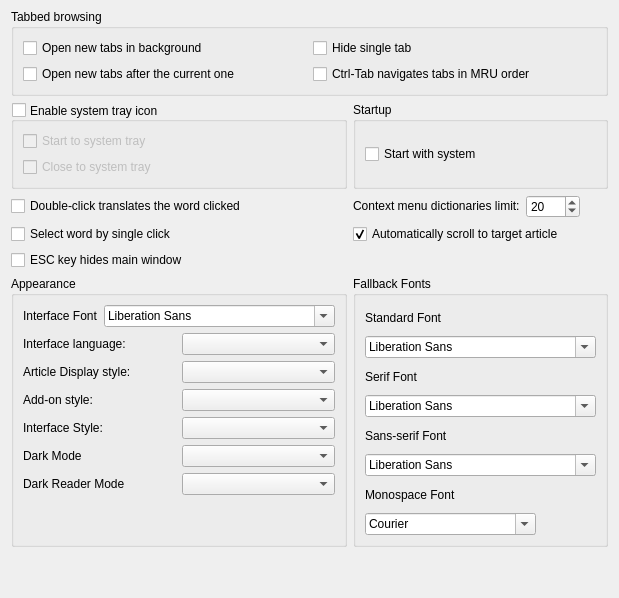
     <widget class="QWidget" name="tab_interface">
      <attribute name="icon">
       <iconset resource="../../resources.qrc">
        <normaloff>:/icons/interface.svg</normaloff>:/icons/interface.svg</iconset>
      </attribute>
      <attribute name="title">
       <string>&amp;Interface</string>
      </attribute>
      <layout class="QGridLayout" name="gridLayout_2">
       <property name="topMargin">
        <number>9</number>
       </property>
       <item row="2" column="0">
        <widget class="QCheckBox" name="doubleClickTranslates">
         <property name="text">
          <string>Double-click translates the word clicked</string>
         </property>
        </widget>
       </item>
       <item row="0" column="0" colspan="2">
        <widget class="QGroupBox" name="groupBox">
         <property name="title">
          <string>Tabbed browsing</string>
         </property>
         <layout class="QGridLayout" name="gridLayout_5">
          <item row="0" column="0">
           <widget class="QCheckBox" name="newTabsOpenInBackground">
            <property name="toolTip">
             <string>Normally, opening a new tab switches to it immediately.
With this on however, new tabs will be opened without
switching to them.</string>
            </property>
            <property name="text">
             <string>Open new tabs in background</string>
            </property>
           </widget>
          </item>
          <item row="1" column="0">
           <widget class="QCheckBox" name="newTabsOpenAfterCurrentOne">
            <property name="toolTip">
             <string>With this on, new tabs are opened just after the
current, active one. Otherwise they are added to
be the last ones.</string>
            </property>
            <property name="text">
             <string>Open new tabs after the current one</string>
            </property>
           </widget>
          </item>
          <item row="0" column="1">
           <widget class="QCheckBox" name="hideSingleTab">
            <property name="toolTip">
             <string>Select this option if you don't want to see the main tab bar when only a single tab is opened.</string>
            </property>
            <property name="text">
             <string>Hide single tab</string>
            </property>
           </widget>
          </item>
          <item row="1" column="1">
           <widget class="QCheckBox" name="mruTabOrder">
            <property name="toolTip">
             <string>MRU order: Most recently used order.</string>
            </property>
            <property name="text">
             <string>Ctrl-Tab navigates tabs in MRU order</string>
            </property>
           </widget>
          </item>
         </layout>
        </widget>
       </item>
       <item row="4" column="0">
        <widget class="QCheckBox" name="escKeyHidesMainWindow">
         <property name="toolTip">
          <string>Normally, pressing ESC key moves focus to the translation line.
With this on however, it will hide the main window.</string>
         </property>
         <property name="text">
          <string>ESC key hides main window</string>
         </property>
        </widget>
       </item>
       <item row="3" column="0">
        <widget class="QCheckBox" name="selectBySingleClick">
         <property name="toolTip">
          <string>Turn this option on if you want to select words by single mouse click</string>
         </property>
         <property name="text">
          <string>Select word by single click</string>
         </property>
        </widget>
       </item>
       <item row="1" column="1">
        <widget class="QGroupBox" name="groupBox_2">
         <property name="title">
          <string>Startup</string>
         </property>
         <layout class="QVBoxLayout" name="verticalLayout_2">
          <item>
           <widget class="QCheckBox" name="cbAutostart">
            <property name="toolTip">
             <string>Automatically starts GoldenDict after operation system bootup.</string>
            </property>
            <property name="text">
             <string>Start with system</string>
            </property>
           </widget>
          </item>
         </layout>
        </widget>
       </item>
       <item row="3" column="1">
        <widget class="QCheckBox" name="autoScrollToTargetArticle">
         <property name="toolTip">
          <string>Normally, clicking on a link, double-clicking on a word or looking up
selection in an article loads the translation and almost immediately
scrolls to the article from the same dictionary. With this option off,
however, the article from the topmost dictionary is shown.</string>
         </property>
         <property name="text">
          <string>Automatically scroll to target article</string>
         </property>
         <property name="checked">
          <bool>true</bool>
         </property>
        </widget>
       </item>
       <item row="1" column="0">
        <widget class="QGroupBox" name="enableTrayIcon">
         <property name="toolTip">
          <string>When enabled, an icon appears in the system tray area which can be used
to open main window and perform other tasks.</string>
         </property>
         <property name="title">
          <string>Enable system tray icon</string>
         </property>
         <property name="alignment">
          <set>Qt::AlignLeading|Qt::AlignLeft|Qt::AlignVCenter</set>
         </property>
         <property name="flat">
          <bool>false</bool>
         </property>
         <property name="checkable">
          <bool>true</bool>
         </property>
         <property name="checked">
          <bool>false</bool>
         </property>
         <layout class="QVBoxLayout" name="verticalLayout">
          <item>
           <widget class="QCheckBox" name="startToTray">
            <property name="toolTip">
             <string>With this on, the application starts directly to system tray without showing
its main window.</string>
            </property>
            <property name="text">
             <string>Start to system tray</string>
            </property>
           </widget>
          </item>
          <item>
           <widget class="QCheckBox" name="closeToTray">
            <property name="toolTip">
             <string>With this on, an attempt to close main window would hide it instead of closing
the application.</string>
            </property>
            <property name="text">
             <string>Close to system tray</string>
            </property>
           </widget>
          </item>
         </layout>
        </widget>
       </item>
       <item row="16" column="0" colspan="2">
        <spacer name="verticalSpacer">
         <property name="orientation">
          <enum>Qt::Vertical</enum>
         </property>
         <property name="sizeHint" stdset="0">
          <size>
           <width>20</width>
           <height>40</height>
          </size>
         </property>
        </spacer>
       </item>
       <item row="2" column="1">
        <layout class="QHBoxLayout" name="horizontalLayout_13">
         <item>
          <widget class="QLabel" name="maxDictsInContextMenuLabel">
           <property name="sizePolicy">
            <sizepolicy hsizetype="Preferred" vsizetype="Fixed">
             <horstretch>0</horstretch>
             <verstretch>0</verstretch>
            </sizepolicy>
           </property>
           <property name="toolTip">
            <string>Adjust this value to avoid huge context menus.</string>
           </property>
           <property name="text">
            <string>Context menu dictionaries limit:</string>
           </property>
          </widget>
         </item>
         <item>
          <widget class="QSpinBox" name="maxDictsInContextMenu">
           <property name="sizePolicy">
            <sizepolicy hsizetype="Fixed" vsizetype="Fixed">
             <horstretch>0</horstretch>
             <verstretch>0</verstretch>
            </sizepolicy>
           </property>
           <property name="maximum">
            <number>9999</number>
           </property>
           <property name="value">
            <number>20</number>
           </property>
          </widget>
         </item>
         <item>
          <widget class="QLabel" name="label_12">
           <property name="sizePolicy">
            <sizepolicy hsizetype="Preferred" vsizetype="Fixed">
             <horstretch>0</horstretch>
             <verstretch>0</verstretch>
            </sizepolicy>
           </property>
           <property name="text">
            <string/>
           </property>
          </widget>
         </item>
        </layout>
       </item>
       <item row="9" column="0">
        <widget class="QGroupBox" name="groupBox_5">
         <property name="title">
          <string>Appearance</string>
         </property>
         <layout class="QVBoxLayout" name="verticalLayout_16">
          <item>
           <layout class="QHBoxLayout" name="horizontalLayout_17">
            <item>
             <widget class="QLabel" name="label_29">
              <property name="text">
               <string>Interface Font</string>
              </property>
             </widget>
            </item>
            <item>
             <widget class="QFontComboBox" name="systemFont"/>
            </item>
           </layout>
          </item>
          <item>
           <layout class="QHBoxLayout" name="horizontalLayout_4">
            <item>
             <widget class="QLabel" name="label_6">
              <property name="text">
               <string>Interface language:</string>
              </property>
             </widget>
            </item>
            <item>
             <widget class="QComboBox" name="interfaceLanguage">
              <property name="sizePolicy">
               <sizepolicy hsizetype="Preferred" vsizetype="Fixed">
                <horstretch>0</horstretch>
                <verstretch>0</verstretch>
               </sizepolicy>
              </property>
              <property name="minimumSize">
               <size>
                <width>153</width>
                <height>0</height>
               </size>
              </property>
              <property name="sizeAdjustPolicy">
               <enum>QComboBox::AdjustToContents</enum>
              </property>
             </widget>
            </item>
           </layout>
          </item>
          <item>
           <layout class="QHBoxLayout" name="horizontalLayout_5">
            <item>
             <widget class="QLabel" name="label_9">
              <property name="text">
               <string>Article Display style:</string>
              </property>
             </widget>
            </item>
            <item>
             <widget class="QComboBox" name="displayStyle">
              <property name="sizePolicy">
               <sizepolicy hsizetype="Preferred" vsizetype="Fixed">
                <horstretch>0</horstretch>
                <verstretch>0</verstretch>
               </sizepolicy>
              </property>
              <property name="minimumSize">
               <size>
                <width>100</width>
                <height>0</height>
               </size>
              </property>
             </widget>
            </item>
           </layout>
          </item>
          <item>
           <layout class="QHBoxLayout" name="horizontalLayout_12">
            <item>
             <widget class="QLabel" name="addonStylesLabel">
              <property name="text">
               <string>Add-on style:</string>
              </property>
             </widget>
            </item>
            <item>
             <widget class="StylesComboBox" name="addonStyles">
              <property name="sizePolicy">
               <sizepolicy hsizetype="Preferred" vsizetype="Fixed">
                <horstretch>0</horstretch>
                <verstretch>0</verstretch>
               </sizepolicy>
              </property>
              <property name="minimumSize">
               <size>
                <width>100</width>
                <height>0</height>
               </size>
              </property>
             </widget>
            </item>
           </layout>
          </item>
          <item>
           <layout class="QHBoxLayout" name="interfaceStyleLayout">
            <item>
             <widget class="QLabel" name="interfaceStyleLabel">
              <property name="text">
               <string>Interface Style:</string>
              </property>
             </widget>
            </item>
            <item>
             <widget class="QComboBox" name="InterfaceStyle"/>
            </item>
           </layout>
          </item>
          <item>
           <layout class="QHBoxLayout" name="darkModeLayout">
            <item>
             <widget class="QLabel" name="darkModeLabel">
              <property name="toolTip">
               <string>Turn the UI to dark.</string>
              </property>
              <property name="text">
               <string>Dark Mode</string>
              </property>
             </widget>
            </item>
            <item>
             <widget class="QComboBox" name="darkMode">
              <property name="toolTip">
               <string>Turn the UI to dark.</string>
              </property>
             </widget>
            </item>
           </layout>
          </item>
          <item>
           <layout class="QHBoxLayout" name="darkReaderLayout">
            <item>
             <widget class="QLabel" name="darkReaderModeLabel">
              <property name="toolTip">
               <string>Turn the article display style to dark.</string>
              </property>
              <property name="text">
               <string>Dark Reader Mode</string>
              </property>
             </widget>
            </item>
            <item>
             <widget class="QComboBox" name="darkReaderMode">
              <property name="toolTip">
               <string>Turn the article display style to dark.</string>
              </property>
             </widget>
            </item>
           </layout>
          </item>
          <item>
           <spacer name="verticalSpacer_5">
            <property name="orientation">
             <enum>Qt::Vertical</enum>
            </property>
            <property name="sizeHint" stdset="0">
             <size>
              <width>20</width>
              <height>40</height>
             </size>
            </property>
           </spacer>
          </item>
         </layout>
        </widget>
       </item>
       <item row="9" column="1">
        <widget class="QGroupBox" name="groupBox_10">
         <property name="toolTip">
          <string>These fonts will be applied when the fonts specified by a dictionary are not found.</string>
         </property>
         <property name="title">
          <string>Fallback Fonts</string>
         </property>
         <layout class="QVBoxLayout" name="verticalLayout_17">
          <item>
           <widget class="QLabel" name="label_16">
            <property name="text">
             <string>Standard Font</string>
            </property>
           </widget>
          </item>
          <item>
           <widget class="QFontComboBox" name="font_standard">
            <property name="sizePolicy">
             <sizepolicy hsizetype="Fixed" vsizetype="Fixed">
              <horstretch>0</horstretch>
              <verstretch>0</verstretch>
             </sizepolicy>
            </property>
           </widget>
          </item>
          <item>
           <widget class="QLabel" name="label_21">
            <property name="text">
             <string>Serif Font</string>
            </property>
           </widget>
          </item>
          <item>
           <widget class="QFontComboBox" name="font_serif">
            <property name="sizePolicy">
             <sizepolicy hsizetype="Fixed" vsizetype="Fixed">
              <horstretch>0</horstretch>
              <verstretch>0</verstretch>
             </sizepolicy>
            </property>
           </widget>
          </item>
          <item>
           <widget class="QLabel" name="label_26">
            <property name="text">
             <string>Sans-serif Font</string>
            </property>
           </widget>
          </item>
          <item>
           <widget class="QFontComboBox" name="font_sans">
            <property name="sizePolicy">
             <sizepolicy hsizetype="Fixed" vsizetype="Fixed">
              <horstretch>0</horstretch>
              <verstretch>0</verstretch>
             </sizepolicy>
            </property>
           </widget>
          </item>
          <item>
           <widget class="QLabel" name="label_27">
            <property name="text">
             <string>Monospace Font</string>
            </property>
           </widget>
          </item>
          <item>
           <widget class="QFontComboBox" name="font_monospace">
            <property name="sizePolicy">
             <sizepolicy hsizetype="Fixed" vsizetype="Fixed">
              <horstretch>0</horstretch>
              <verstretch>0</verstretch>
             </sizepolicy>
            </property>
            <property name="fontFilters">
             <set>QFontComboBox::MonospacedFonts</set>
            </property>
           </widget>
          </item>
         </layout>
        </widget>
       </item>
      </layout>
     </widget>
